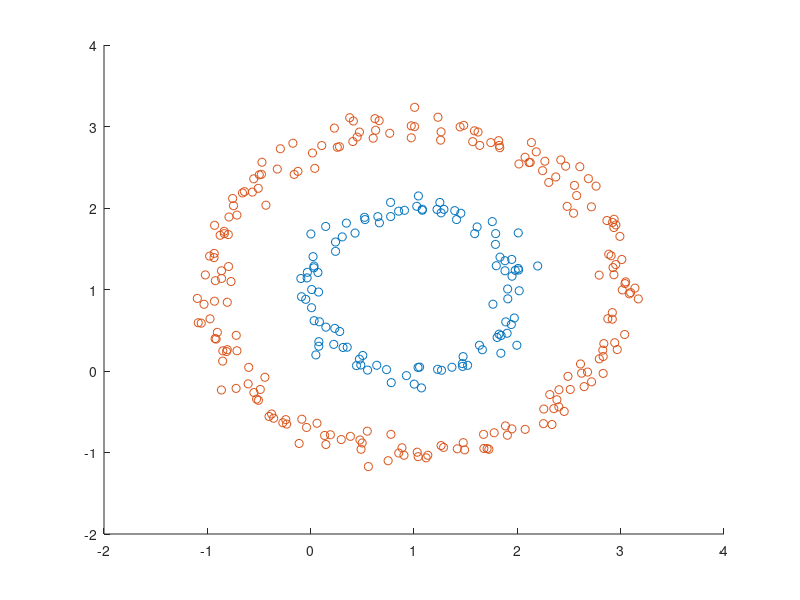

Source code (MATLAB):
%generate 2 circles data set. 

clear ;
close all ;

figure ; 

N = 100 ;
K = 2 ;

theta = linspace(0, 2 * pi, N) ;
C1X1 = 1 + cos(theta) + 0.1 * randn(1, N) ;
C1X2 = 1 + sin(theta) + 0.1 * randn(1, N) ;
scatter(C1X1, C1X2) ; hold on ;
theta = linspace(0, 2 * pi, 2*N) ;
C2X1 = 1 + 2 * cos(theta) + 0.1 * randn(1, 2*N) ;
C2X2 = 1 + 2 * sin(theta) + 0.1 * randn(1, 2*N) ;
scatter(C2X1, C2X2) ;
X = [C1X1', C1X2' ; C2X1', C2X2'] ;
print(gcf, '-dpng', '../plot/sc_sample_scatter.png') ;

save('data.mat') ;